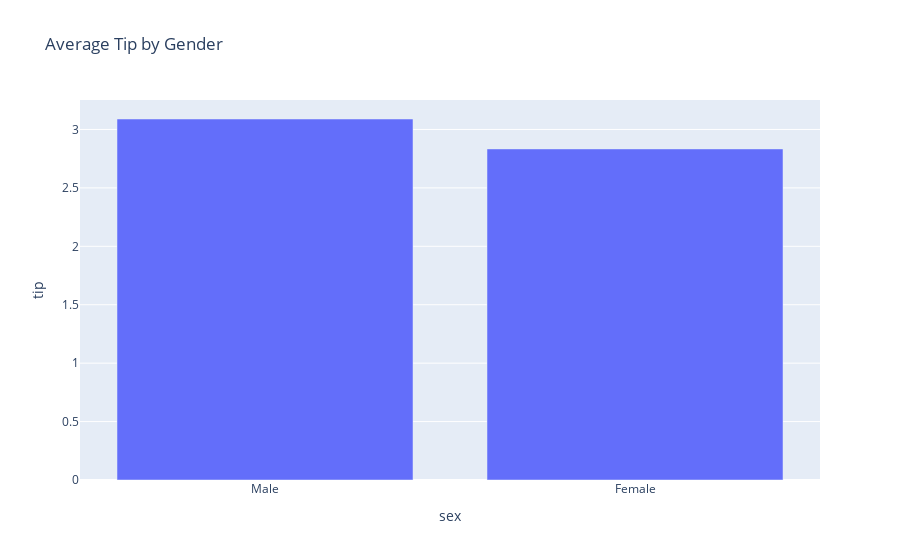

Notebook code cell kept with this figure:
### Code cell
# craete a bar plot of the average tip by each gender
avg_tip_by_gender = tips.groupby('sex', as_index=False)['tip'].mean()

barplot = px.bar(
    avg_tip_by_gender,
    x='sex',
    y='tip',
    title="Average Tip by Gender"
)

barplot.show()

### Figure 1 — Plotly figure (JSON) as saved in the notebook; plotly's stock layout.template omitted (floating-point values rounded to 4 significant figures)
{"data": [{"hovertemplate": "sex=%{x}<br>tip=%{y}<extra></extra>", "legendgroup": "", "marker": {"color": "#636efa", "pattern": {"shape": ""}}, "name": "", "orientation": "v", "showlegend": false, "textposition": "auto", "type": "bar", "x": ["Male", "Female"], "xaxis": "x", "y": [3.09, 2.833], "yaxis": "y"}], "layout": {"barmode": "relative", "legend": {"tracegroupgap": 0}, "title": {"text": "Average Tip by Gender"}, "xaxis": {"anchor": "y", "domain": [0, 1], "title": {"text": "sex"}}, "yaxis": {"anchor": "x", "domain": [0, 1], "title": {"text": "tip"}}}}
